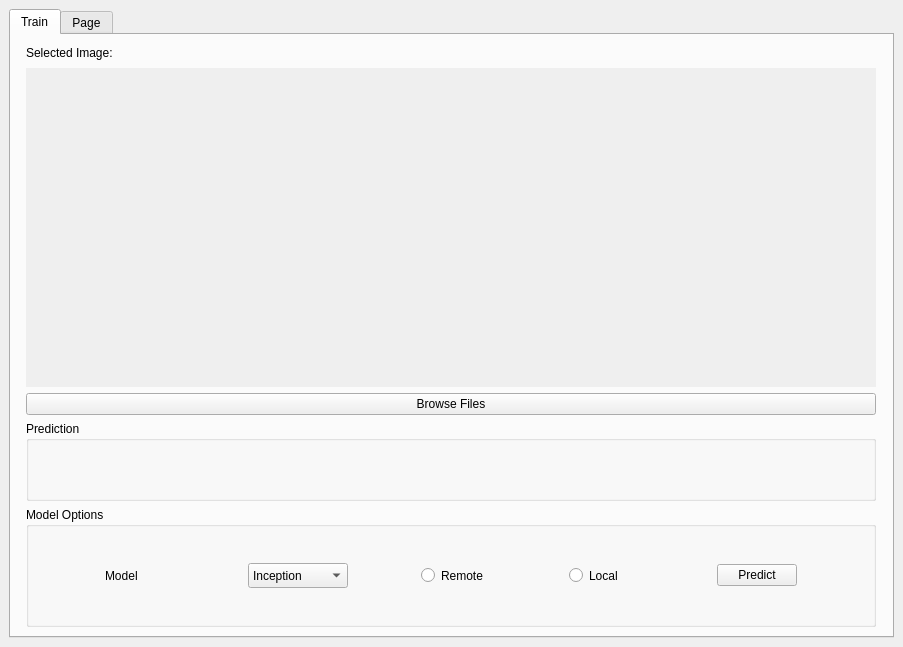
<?xml version="1.0" encoding="UTF-8"?>
<ui version="4.0">
 <class>MainWindow</class>
 <widget class="QMainWindow" name="MainWindow">
  <property name="windowModality">
   <enum>Qt::NonModal</enum>
  </property>
  <property name="geometry">
   <rect>
    <x>0</x>
    <y>0</y>
    <width>903</width>
    <height>647</height>
   </rect>
  </property>
  <property name="windowTitle">
   <string>MainWindow</string>
  </property>
  <widget class="QWidget" name="centralwidget">
   <property name="enabled">
    <bool>true</bool>
   </property>
   <property name="sizePolicy">
    <sizepolicy hsizetype="Expanding" vsizetype="Expanding">
     <horstretch>0</horstretch>
     <verstretch>0</verstretch>
    </sizepolicy>
   </property>
   <layout class="QGridLayout" name="gridLayout_2">
    <item row="0" column="0">
     <layout class="QGridLayout" name="gridLayout_3">
      <property name="sizeConstraint">
       <enum>QLayout::SetMinAndMaxSize</enum>
      </property>
      <item row="1" column="0">
       <widget class="QTabWidget" name="tabWidget">
        <property name="enabled">
         <bool>true</bool>
        </property>
        <property name="currentIndex">
         <number>0</number>
        </property>
        <widget class="QWidget" name="Predict">
         <property name="enabled">
          <bool>true</bool>
         </property>
         <property name="sizePolicy">
          <sizepolicy hsizetype="Expanding" vsizetype="Expanding">
           <horstretch>0</horstretch>
           <verstretch>0</verstretch>
          </sizepolicy>
         </property>
         <attribute name="title">
          <string>Train</string>
         </attribute>
         <layout class="QGridLayout" name="gridLayout">
          <item row="0" column="0">
           <widget class="QLabel" name="lblFilename">
            <property name="minimumSize">
             <size>
              <width>0</width>
              <height>0</height>
             </size>
            </property>
            <property name="maximumSize">
             <size>
              <width>16777215</width>
              <height>18</height>
             </size>
            </property>
            <property name="text">
             <string>Selected Image: </string>
            </property>
           </widget>
          </item>
          <item row="1" column="0">
           <widget class="QLabel" name="picView">
            <property name="autoFillBackground">
             <bool>true</bool>
            </property>
            <property name="text">
             <string/>
            </property>
           </widget>
          </item>
          <item row="2" column="0">
           <widget class="QPushButton" name="browseFilesButton">
            <property name="text">
             <string>Browse Files</string>
            </property>
           </widget>
          </item>
          <item row="4" column="0">
           <widget class="QGroupBox" name="groupBox_3">
            <property name="sizePolicy">
             <sizepolicy hsizetype="Preferred" vsizetype="Preferred">
              <horstretch>0</horstretch>
              <verstretch>0</verstretch>
             </sizepolicy>
            </property>
            <property name="minimumSize">
             <size>
              <width>850</width>
              <height>120</height>
             </size>
            </property>
            <property name="maximumSize">
             <size>
              <width>0</width>
              <height>120</height>
             </size>
            </property>
            <property name="layoutDirection">
             <enum>Qt::LeftToRight</enum>
            </property>
            <property name="title">
             <string>Model Options</string>
            </property>
            <property name="flat">
             <bool>true</bool>
            </property>
            <layout class="QHBoxLayout" name="horizontalLayout">
             <item>
              <widget class="QLabel" name="label_4">
               <property name="maximumSize">
                <size>
                 <width>70</width>
                 <height>16777215</height>
                </size>
               </property>
               <property name="text">
                <string>Model</string>
               </property>
              </widget>
             </item>
             <item>
              <widget class="QComboBox" name="modelList">
               <property name="maximumSize">
                <size>
                 <width>100</width>
                 <height>25</height>
                </size>
               </property>
               <item>
                <property name="text">
                 <string>Inception</string>
                </property>
               </item>
               <item>
                <property name="text">
                 <string>Resnet</string>
                </property>
               </item>
               <item>
                <property name="text">
                 <string>VGG</string>
                </property>
               </item>
               <item>
                <property name="text">
                 <string>myCNN</string>
                </property>
               </item>
               <item>
                <property name="text">
                 <string>Xception</string>
                </property>
               </item>
               <item>
                <property name="text">
                 <string>Densenet</string>
                </property>
               </item>
              </widget>
             </item>
             <item>
              <widget class="QRadioButton" name="useBruteForce">
               <property name="maximumSize">
                <size>
                 <width>75</width>
                 <height>25</height>
                </size>
               </property>
               <property name="text">
                <string>Remote</string>
               </property>
              </widget>
             </item>
             <item>
              <widget class="QRadioButton" name="saveModel">
               <property name="maximumSize">
                <size>
                 <width>75</width>
                 <height>25</height>
                </size>
               </property>
               <property name="text">
                <string>Local</string>
               </property>
              </widget>
             </item>
             <item>
              <widget class="QPushButton" name="predictButton">
               <property name="sizePolicy">
                <sizepolicy hsizetype="Maximum" vsizetype="Fixed">
                 <horstretch>0</horstretch>
                 <verstretch>0</verstretch>
                </sizepolicy>
               </property>
               <property name="text">
                <string>Predict</string>
               </property>
              </widget>
             </item>
            </layout>
           </widget>
          </item>
          <item row="3" column="0">
           <widget class="QGroupBox" name="groupBox">
            <property name="maximumSize">
             <size>
              <width>16777215</width>
              <height>80</height>
             </size>
            </property>
            <property name="title">
             <string>Prediction</string>
            </property>
            <layout class="QFormLayout" name="formLayout">
             <item row="0" column="1">
              <widget class="QLabel" name="lblPredict">
               <property name="text">
                <string/>
               </property>
              </widget>
             </item>
            </layout>
           </widget>
          </item>
         </layout>
        </widget>
        <widget class="QWidget" name="tab_2">
         <attribute name="title">
          <string>Page</string>
         </attribute>
        </widget>
       </widget>
      </item>
     </layout>
    </item>
   </layout>
  </widget>
  <widget class="QMenuBar" name="menuBar">
   <property name="geometry">
    <rect>
     <x>0</x>
     <y>0</y>
     <width>903</width>
     <height>27</height>
    </rect>
   </property>
  </widget>
 </widget>
 <resources/>
 <connections/>
</ui>
